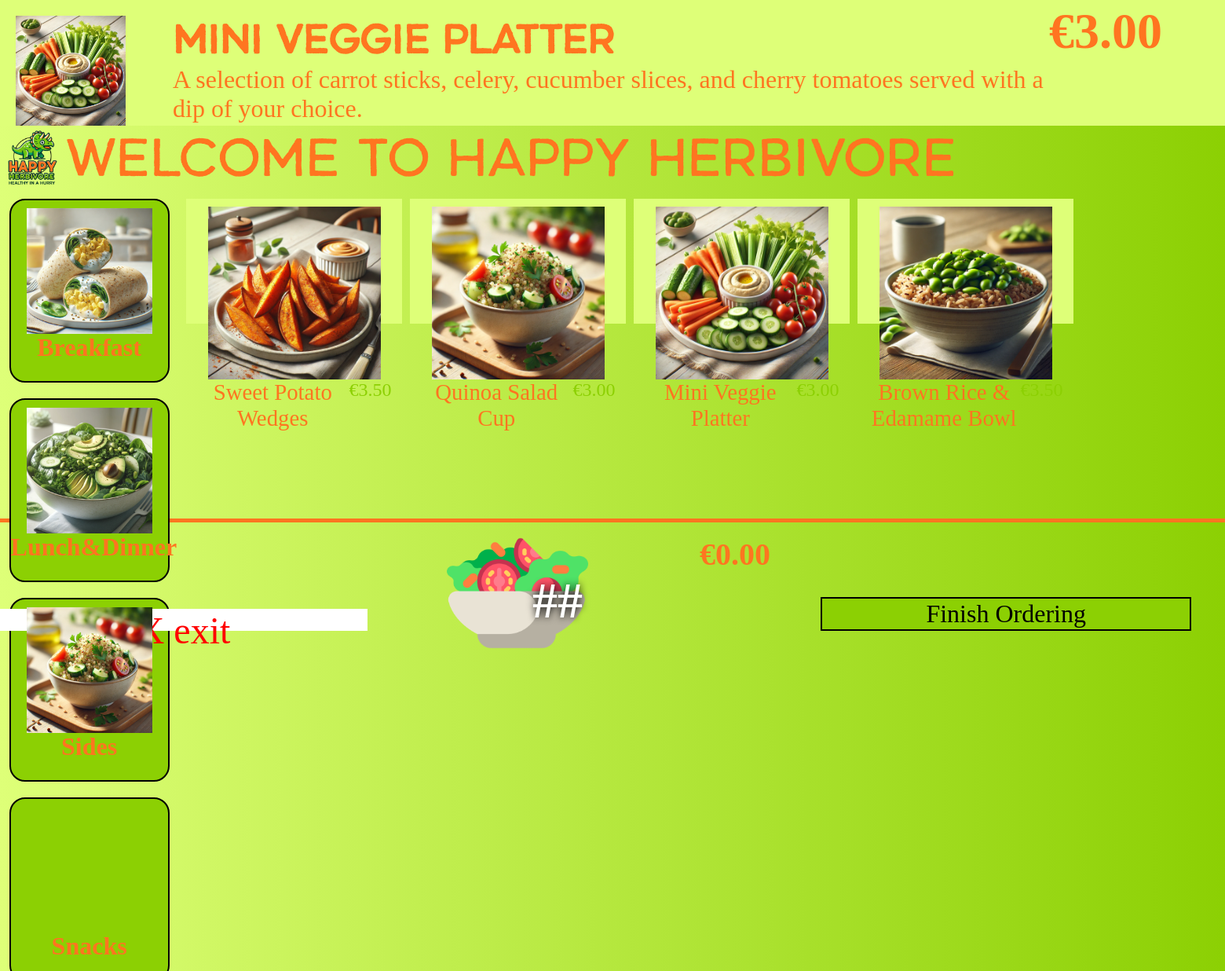
The app's page /menu.php?cat=3 with its own data.
### tables this page shows
CREATE TABLE `categories` (
  `category_id` int(11) NOT NULL,
  `name` varchar(255) NOT NULL,
  `description` text NOT NULL
);

CREATE TABLE `products` (
  `product_id` int(11) NOT NULL,
  `category_id` int(11) NOT NULL,
  `image_id` int(11) NOT NULL,
  `name` varchar(255) NOT NULL,
  `description` text NOT NULL,
  `price` decimal(10,2) NOT NULL,
  `kcal` int(11) NOT NULL,
  `available` tinyint(1) NOT NULL
);

CREATE TABLE `images` (
  `image_id` int(11) NOT NULL,
  `filename` varchar(255) NOT NULL,
  `description` text NOT NULL
);

### menu.php (the view, shortened to what this page needs)
<?php
include_once 'assets/core/header.php';
include 'assets/core/connect.php';
$cat1 = isset($_GET['cat']) ? (int) $_GET['cat'] : 1;
?>
<main>
    <div id="advert">
        <img src="assets/img/sides3.webp" alt="advert" id="advert-img">
        <p id="advert-title">Mini Veggie Platter</p>
        <p id="advert-description">A selection of carrot sticks, celery, cucumber slices, and cherry tomatoes served
            with a dip of your choice.</p>
        <div id="advert-price-container">
            <p id="advert-price">€3.00</p>
        </div>
    </div>
    <div id="menu-welcomebar">
        <div class="logo-container">
            <img src="assets/img/co_logo.png" alt="logo" id="logo">
        </div>
        <p>WELCOME TO HAPPY HERBIVORE</p>
    </div>
    <div id="menu-container">
        <nav id="menu-sidebar">
            <ul>
                <?php
                $sqli_prepare = $conn->prepare("SELECT category_id, `name`, `description` FROM categories");
                if ($sqli_prepare === false) {
                    echo mysqli_error($conn);
                } else {
                    if ($sqli_prepare->execute()) {
                        $sqli_prepare->store_result();
                        $sqli_prepare->bind_result($category_id, $category_name, $category_description);
                        while ($sqli_prepare->fetch()) {
                            ?>
                            <li class="menu-category">
                                <a href="menu.php?cat=<?= $category_id ?>">
                                    <img src="assets/img/<?= $category_description ?>2.webp" alt="menu" class="category-icon">
                                    <p class="category-title"><?= $category_name ?></p>
                                </a>
                            </li>
                            <?php
                        }
                    }
                }
                ?>
            </ul>
        </nav>
        <div id="menu-items">
            <?php
            $sqli_prepare = $conn->prepare("
            SELECT p.product_id, p.image_id, p.name, p.price, i.filename
            FROM products p
            JOIN images i ON p.image_id = i.image_id
            WHERE p.category_id = ?
        ");
            if ($sqli_prepare === false) {
                echo mysqli_error($conn);
            } else {
                $sqli_prepare->bind_param("i", $cat1);
                if ($sqli_prepare->execute()) {
                    $sqli_prepare->store_result();
                    $sqli_prepare->bind_result($product_id, $image_id, $product_name, $product_price, $image_filename);
                    while ($sqli_prepare->fetch()) {
                        ?>
                        <div class="item-card" data-product-id="<?= $product_id ?>">
                            <img src="assets/img/<?= $image_filename ?>" alt="menu" class="item-image">
                            <div class="item-info">
                                <p class="item-title"><?= $product_name ?></p>
                                <p class="item-price">€<?= $product_price ?></p>
                            </div>
                        </div>
                        <?php
                    }
                }
            }
            ?>
        </div>
    </div>
    <div id="footer">
        <div id="cart-container">
            <div id="cart-img">
                <div class="cart-image-container">
                    <img src="assets/img/cart.png" alt="cart">
                    <p id="cart-amount">##</p>
                </div>
            </div>
            <p id="cart-total">€<?= number_format($total_price, 2) ?></p>
        </div>
        <div id="footer-buttons">
            <div class="verlaat">X exit</div>
            <div class="bestel">Finish Ordering</div>
        </div>
    </div>
</main>
</body>
</html>

### assets/css/style.css (style rules this page uses)
:root { --orange: #ff7520; --light-orange: #ffb181; --green: #8cd003; --light-green: #deff78; --dark-blue: #053631; --header-font: "Renos-Rough"; --body-font: "Noto-Sans"; }
* { margin: 0; padding: 0; }

### assets/css/menu.css (style rules this page uses)
* { margin: 0; padding: 0; }
body { height: 100vh; background: linear-gradient(to right, #deff78, #8cd003); }
#advert { background-color: var(--light-green); width: 100%; height: 20vh; display: flex; flex-direction: column; flex-wrap: wrap; }
#advert-img { height: calc(100% - 20px); margin-top: 20px; margin-left: 20px; margin-right: 40px; }
#advert-title { color: var(--orange); width: calc(100% - 444px); height: fit-content; font-size: 3em; font-family: var(--header-font); font-weight: bold; margin-top: 20px; margin-left: 20px; }
#advert-description { color: var(--orange); width: calc(100% - 444px); font-size: 2em; font-family: var(--body-font); margin-left: 20px; }
#advert-price { color: var(--orange); width: calc(60% - 444px); font-size: 4em; font-family: var(--body-font); font-weight: bold; margin-left: 20px; }
#menu-welcomebar { width: 100%; height: 10.416667vh; display: flex; }
.logo-container { height: 100%; }
#menu-welcomebar img { width: auto; height: 100%; }
#menu-welcomebar p { color: var(--orange); display: flex; font-size: 4em; font-family: var(--header-font); text-align: center; flex-direction: column; align-items: center; justify-content: center; }
#menu-container { width: 100%; height: 52.083333vh; display: flex; flex-direction: row; }
nav { color: var(--orange); height: 993px; width: 270px; overflow-x: hidden; overflow-y: scroll; scrollbar-color: var(--orange) var(--light-orange); }
nav ul { height: 100%; width: 100%; list-style-type: none; padding: 0; padding-top: 10px; margin: 0; }
.menu-category { background-color: var(--green); height: 230px; width: 200px; margin-bottom: 20px; margin-inline: auto; }
.menu-category > a { text-decoration: none; }
.category-icon { width: 160px; height: 160px; margin-left: 50%; margin-top: 10px; transform: translate(-50%, 0); }
.category-title { margin-top: -5px; height: 60px; color: var(--orange); font-size: 2em; font-weight: bold; font-family: var(--body-font); text-align: center; }
#menu-items { width: 100%; height: calc(100% - 20px); padding: 10px; display: flex; flex-wrap: wrap; align-content: flex-start; gap: 10px; row-gap: 10px; overflow-y: scroll; }
.item-card { background-color: var(--light-green); width: 275px; height: 40%; display: flex; flex-wrap: wrap; }
.item-image { width: 80%; height: auto; margin-left: 50%; margin-top: 10px; transform: translate(-50%, 0); }
.item-info { width: 100%; height: 40%; display: flex; }
#advert-price-container { display: flex; flex-direction: row; align-items: center; justify-content: space-between; width: 60%; }
#advert-price, #advert-kcal { margin: 0; }
.item-title { color: var(--orange); width: 70%; padding-left: 5%; font-family: var(--body-font); font-size: 1.8em; text-size-adjust: auto; text-align: center; min-height: fit-content; }
.item-price { color: var(--green); width: 20%; padding-right: 5%; font-family: var(--body-font); font-size: 1.5em; text-align: end; }
#cart-container { height: 10.216667vh; width: 100%; align-items: center; justify-content: center; display: flex; border-top: 5px solid var(--orange); }
.cart-image-container { height: 100%; transition: transform 0.2s ease; cursor: pointer; }
.cart-image-container img { background-size: cover; height: 180px; width: auto; }
#cart-img { height: 100%; width: 20%; }
li { border-radius: 20px; border-color: black; border: 2px solid black; flex-direction: column; align-items: center; justify-content: center; }
#cart-img p { font-size: 3em; font-family: var(--body-font); font-weight: bold; text-align: center; transform: translate(0, calc(-100% - 1.2em)); color: white; margin-right: 30px; margin-top: 30px; font-size: 4rem; font-weight: bold; text-align: center; text-shadow: 0 0 10px black; }
#cart-total { color: var(--orange); font-size: 2.5em; padding: 10px; font-family: var(--body-font); font-weight: bold; }
#footer-buttons { width: 100%; height: 7.083333vh; display: flex; align-items: end; }
.verlaat { color: red; background-color: rgb(255, 255, 255); height: 50%; width: 30%; cursor: pointer; text-align: center; font-size: 3rem; }
.bestel { background-color: var(--green); display: flex; margin-inline: auto; width: 30%; margin-left: 37%; height: 70%; cursor: pointer; align-items: center; justify-content: center; font-size: 2rem; border: 2px solid black; }

### records on screen
categories: description (picture), name "Breakfast"
categories: description (picture), name "Lunch&Dinner"
categories: description (picture), name "Sides"
categories: description (picture)
products: image.filename (picture), name "Sweet Potato Wedges", price "3.50"
products: image.filename (picture), name "Quinoa Salad Cup", price "3.00"
products: image.filename (picture), name "Mini Veggie Platter", price "3.00"
products: image.filename (picture), name "Brown Rice & Edamame Bowl"

### other values on screen
$total_price "0.00"
